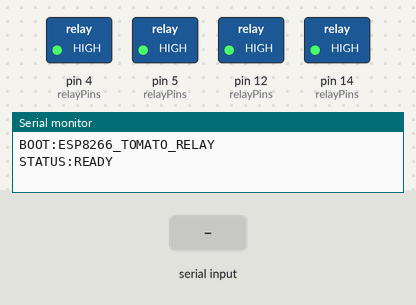
Recording of a sketch running on a simulated Arduino Uno, built with avr-gcc and run on an emulated ATmega328P. Shown: switched loads named in the sketch (green lamp = pin HIGH), the last lines printed to the serial monitor. The inputs (shaded band) are chosen by the test bench.

Above: at 1.2 s.
1.3 s: "H\n" received over Serial
At 2.2 s:
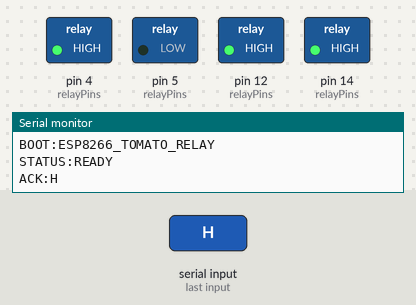
2.8 s: byte 70 ('F') received over Serial
At 3.3 s:
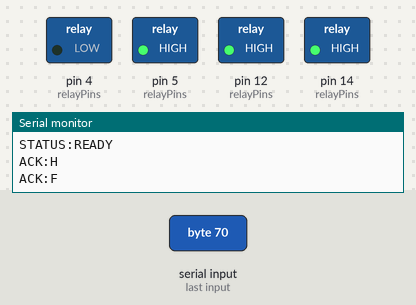
4.3 s: byte 66 ('B') received over Serial
At 5.5 s:
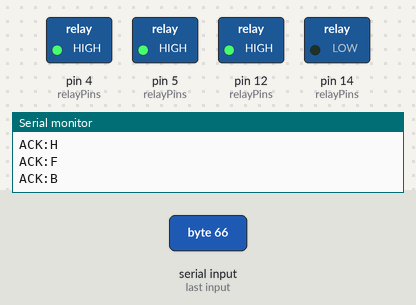
5.8 s: byte 86 ('V') received over Serial
At 6.8 s:
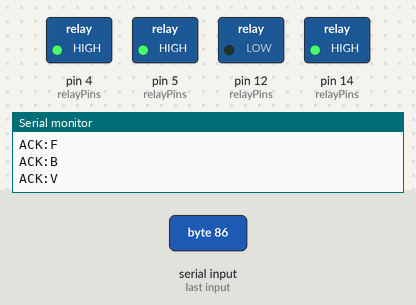
7.3 s: byte 79 ('O') received over Serial
At 8.0 s:
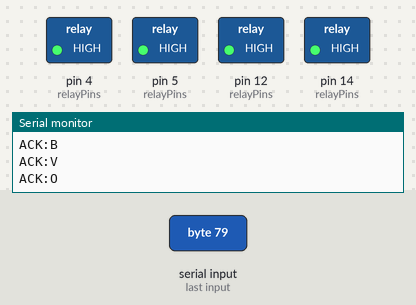
8.8 s: "F\n" received over Serial
At 9.1 s:
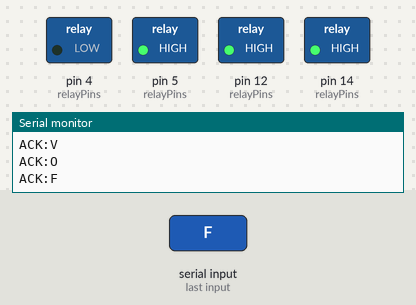
Timing chart, 0 to 11.3 s (numbered marks = the images above; inputs shaded):
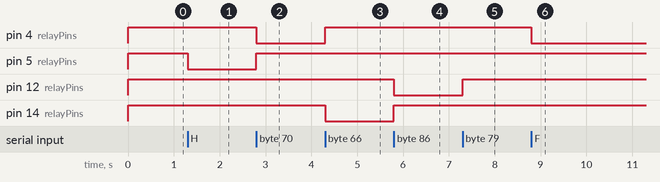

The sketch:

esp8266_tomato_relay.ino
```cpp
/*
 * esp8266_tomato_relay.ino
 *
 * Sketch NodeMCU ESP8266 untuk Tomato AIoT Relay Control.
 * Menerima perintah serial 1 karakter dari Python untuk
 * mengaktifkan salah satu dari 4 relay.
 *
 * Perintah:
 *   H = Relay 1 ON (Healthy)
 *   F = Relay 2 ON (Fungal)
 *   B = Relay 3 ON (Bacterial/Pest)
 *   V = Relay 4 ON (Virus)
 *   O = Semua relay OFF
 *
 * Wiring ESP8266:
 *   Relay IN1 → D1 / GPIO 5
 *   Relay IN2 → D2 / GPIO 4
 *   Relay IN3 → D5 / GPIO 14
 *   Relay IN4 → D6 / GPIO 12
 *   Relay VCC → VIN (5V)
 *   Relay GND → GND
 *
 * Baud rate: 115200
 */

// ═══════════════════════════════════════════════════════════════
// Konfigurasi Pin Relay
// ═══════════════════════════════════════════════════════════════
#define RELAY_1  5    // D1 / GPIO 5
#define RELAY_2  4    // D2 / GPIO 4
#define RELAY_3  14   // D5 / GPIO 14
#define RELAY_4  12   // D6 / GPIO 12

// ═══════════════════════════════════════════════════════════════
// Konfigurasi Active-Low
// ═══════════════════════════════════════════════════════════════
// Sebagian besar modul relay bersifat active-low:
//   LOW  = relay ON
//   HIGH = relay OFF
// Ubah ke false jika modul relay Anda active-high.
#define RELAY_ACTIVE_LOW true

// ═══════════════════════════════════════════════════════════════
// Baud Rate
// ═══════════════════════════════════════════════════════════════
#define SERIAL_BAUD 115200

// ═══════════════════════════════════════════════════════════════
// Array pin relay untuk iterasi
// ═══════════════════════════════════════════════════════════════
const uint8_t relayPins[] = { RELAY_1, RELAY_2, RELAY_3, RELAY_4 };
const uint8_t NUM_RELAYS = sizeof(relayPins) / sizeof(relayPins[0]);

// ═══════════════════════════════════════════════════════════════
// Fungsi Abstraksi Relay
// ═══════════════════════════════════════════════════════════════

/**
 * Mengatur state relay dengan abstraksi active-low/active-high.
 *
 * @param pin   Pin GPIO relay.
 * @param active  true = relay ON, false = relay OFF.
 */
void setRelay(uint8_t pin, bool active) {
  if (RELAY_ACTIVE_LOW) {
    digitalWrite(pin, active ? LOW : HIGH);
  } else {
    digitalWrite(pin, active ? HIGH : LOW);
  }
}

/**
 * Matikan semua relay.
 */
void allRelaysOff() {
  for (uint8_t i = 0; i < NUM_RELAYS; i++) {
    setRelay(relayPins[i], false);
  }
}

/**
 * Aktifkan satu relay dan matikan yang lain.
 *
 * @param relayNumber  Nomor relay (1-4).
 */
void activateRelay(int relayNumber) {
  allRelaysOff();

  if (relayNumber >= 1 && relayNumber <= (int)NUM_RELAYS) {
    setRelay(relayPins[relayNumber - 1], true);
  }
}

// ═══════════════════════════════════════════════════════════════
// Setup
// ═══════════════════════════════════════════════════════════════
void setup() {
  // Inisialisasi serial
  Serial.begin(SERIAL_BAUD);

  // Inisialisasi pin relay sebagai OUTPUT
  for (uint8_t i = 0; i < NUM_RELAYS; i++) {
    pinMode(relayPins[i], OUTPUT);
  }

  // Pastikan semua relay OFF saat boot
  allRelaysOff();

  // Pesan boot
  Serial.println("BOOT:ESP8266_TOMATO_RELAY");
  Serial.println("STATUS:READY");
}

// ═══════════════════════════════════════════════════════════════
// Loop
// ═══════════════════════════════════════════════════════════════
void loop() {
  // Cek apakah ada data serial masuk
  if (Serial.available() > 0) {
    char command = Serial.read();

    // Abaikan newline dan carriage return
    if (command == '\n' || command == '\r') {
      return;
    }

    // Proses perintah
    switch (command) {
      case 'H':
        activateRelay(1);
        Serial.println("ACK:H");
        break;

      case 'F':
        activateRelay(2);
        Serial.println("ACK:F");
        break;

      case 'B':
        activateRelay(3);
        Serial.println("ACK:B");
        break;

      case 'V':
        activateRelay(4);
        Serial.println("ACK:V");
        break;

      case 'O':
        allRelaysOff();
        Serial.println("ACK:O");
        break;

      default:
        allRelaysOff();
        Serial.println("ERR:UNKNOWN_COMMAND");
        break;
    }
  }
}
```

Measured:
- after the input at 1.3 s, pin 5 (relayPins): HIGH → LOW at once
- after the input at 2.8 s, pin 4 (relayPins): HIGH → LOW at once; pin 5 (relayPins): LOW → HIGH at once
- after the input at 4.3 s, pin 4 (relayPins): LOW → HIGH at once; pin 14 (relayPins): HIGH → LOW at once
- after the input at 5.8 s, pin 12 (relayPins): HIGH → LOW at once; pin 14 (relayPins): LOW → HIGH at once
- after the input at 7.3 s, pin 12 (relayPins): LOW → HIGH at once
- after the input at 8.8 s, pin 4 (relayPins): HIGH → LOW at once
